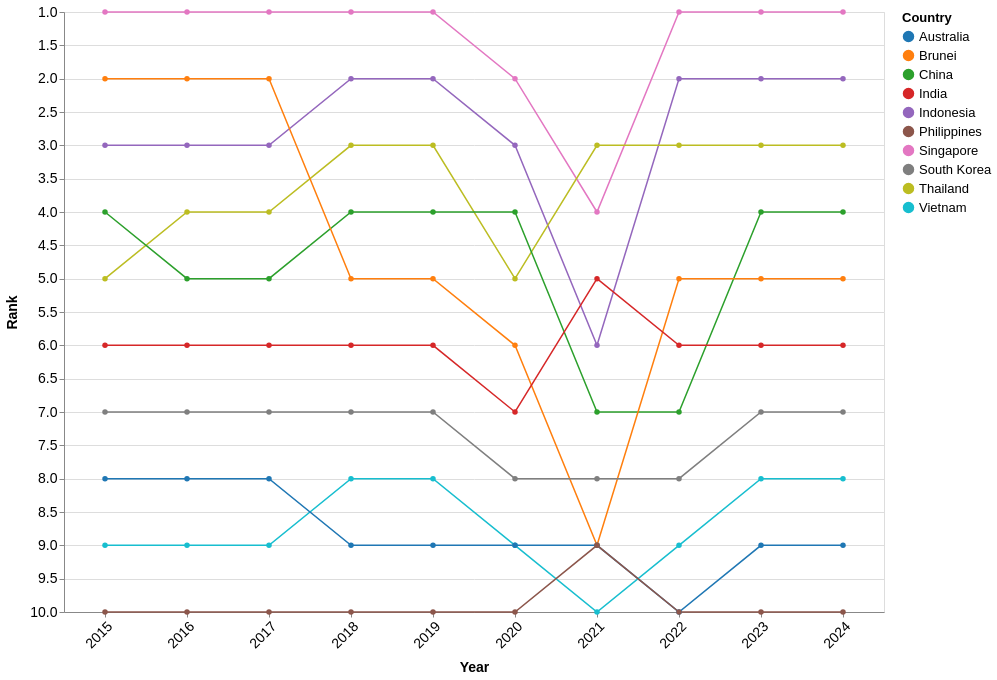

Write the Vega-Lite specification saved for this chart.
### Vega-Lite specification from a JSON file in a GitHub repository (floating-point values rounded to 4 significant figures)
{"$schema": "https://vega.github.io/schema/vega-lite/v5.json", "width": 820, "height": 600, "data": {"values": [{"Country": "Singapore", "year": 2024, "Visitors": 4276007, "rank": 1}, {"Country": "Singapore", "year": 2023, "Visitors": 8308230, "rank": 1}, {"Country": "Singapore", "year": 2022, "Visitors": 5222991, "rank": 1}, {"Country": "Singapore", "year": 2021, "Visitors": 16308, "rank": 4}, {"Country": "Singapore", "year": 2020, "Visitors": 1545255, "rank": 2}, {"Country": "Singapore", "year": 2019, "Visitors": 10163882, "rank": 1}, {"Country": "Singapore", "year": 2018, "Visitors": 10615986, "rank": 1}, {"Country": "Singapore", "year": 2017, "Visitors": 12441713, "rank": 1}, {"Country": "Singapore", "year": 2016, "Visitors": 13272961, "rank": 1}, {"Country": "Singapore", "year": 2015, "Visitors": 12930754, "rank": 1}, {"Country": "Indonesia", "year": 2024, "Visitors": 1786630, "rank": 2}, {"Country": "Indonesia", "year": 2023, "Visitors": 3108165, "rank": 2}, {"Country": "Indonesia", "year": 2022, "Visitors": 1481739, "rank": 2}, {"Country": "Indonesia", "year": 2021, "Visitors": 11025, "rank": 6}, {"Country": "Indonesia", "year": 2020, "Visitors": 711723, "rank": 3}, {"Country": "Indonesia", "year": 2019, "Visitors": 3623277, "rank": 2}, {"Country": "Indonesia", "year": 2018, "Visitors": 3277689, "rank": 2}, {"Country": "Indonesia", "year": 2017, "Visitors": 2796570, "rank": 3}, {"Country": "Indonesia", "year": 2016, "Visitors": 3049964, "rank": 3}, {"Country": "Indonesia", "year": 2015, "Visitors": 2788033, "rank": 3}, {"Country": "Thailand", "year": 2024, "Visitors": 813783, "rank": 3}, {"Country": "Thailand", "year": 2023, "Visitors": 1551282, "rank": 3}, {"Country": "Thailand", "year": 2022, "Visitors": 715528, "rank": 3}, {"Country": "Thailand", "year": 2021, "Visitors": 59607, "rank": 3}, {"Country": "Thailand", "year": 2020, "Visitors": 394413, "rank": 5}, {"Country": "Thailand", "year": 2019, "Visitors": 1884306, "rank": 3}, {"Country": "Thailand", "year": 2018, "Visitors": 1914692, "rank": 3}, {"Country": "Thailand", "year": 2017, "Visitors": 1836522, "rank": 4}, {"Country": "Thailand", "year": 2016, "Visitors": 1780800, "rank": 4}, {"Country": "Thailand", "year": 2015, "Visitors": 1343569, "rank": 5}, {"Country": "China", "year": 2024, "Visitors": 1449711, "rank": 4}, {"Country": "China", "year": 2023, "Visitors": 1474114, "rank": 4}, {"Country": "China", "year": 2022, "Visitors": 211363, "rank": 7}, {"Country": "China", "year": 2021, "Visitors": 7701, "rank": 7}, {"Country": "China", "year": 2020, "Visitors": 405149, "rank": 4}, {"Country": "China", "year": 2019, "Visitors": 3114257, "rank": 4}, {"Country": "China", "year": 2018, "Visitors": 2944133, "rank": 4}, {"Country": "China", "year": 2017, "Visitors": 2281666, "rank": 5}, {"Country": "China", "year": 2016, "Visitors": 2124942, "rank": 5}, {"Country": "China", "year": 2015, "Visitors": 1677163, "rank": 4}, {"Country": "Brunei", "year": 2024, "Visitors": 565999, "rank": 5}, {"Country": "Brunei", "year": 2023, "Visitors": 811833, "rank": 5}, {"Country": "Brunei", "year": 2022, "Visitors": 301757, "rank": 5}, {"Country": "Brunei", "year": 2021, "Visitors": 773, "rank": 9}, {"Country": "Brunei", "year": 2020, "Visitors": 136020, "rank": 6}, {"Country": "Brunei", "year": 2019, "Visitors": 1216123, "rank": 5}, {"Country": "Brunei", "year": 2018, "Visitors": 1382031, "rank": 5}, {"Country": "Brunei", "year": 2017, "Visitors": 1660506, "rank": 2}, {"Country": "Brunei", "year": 2016, "Visitors": 1391016, "rank": 2}, {"Country": "Brunei", "year": 2015, "Visitors": 1133555, "rank": 2}, {"Country": "India", "year": 2024, "Visitors": 537493, "rank": 6}, {"Country": "India", "year": 2023, "Visitors": 671846, "rank": 6}, {"Country": "India", "year": 2022, "Visitors": 324548, "rank": 6}, {"Country": "India", "year": 2021, "Visitors": 3916, "rank": 5}, {"Country": "India", "year": 2020, "Visitors": 155883, "rank": 7}, {"Country": "India", "year": 2019, "Visitors": 735309, "rank": 6}, {"Country": "India", "year": 2018, "Visitors": 600311, "rank": 6}, {"Country": "India", "year": 2017, "Visitors": 552739, "rank": 6}, {"Country": "India", "year": 2016, "Visitors": 638578, "rank": 6}, {"Country": "India", "year": 2015, "Visitors": 722141, "rank": 6}, {"Country": "South Korea", "year": 2024, "Visitors": 232711, "rank": 7}, {"Country": "South Korea", "year": 2023, "Visitors": 400853, "rank": 7}, {"Country": "South Korea", "year": 2022, "Visitors": 146384, "rank": 8}, {"Country": "South Korea", "year": 2021, "Visitors": 3028, "rank": 8}, {"Country": "South Korea", "year": 2020, "Visitors": 119750, "rank": 8}, {"Country": "South Korea", "year": 2019, "Visitors": 673065, "rank": 7}, {"Country": "South Korea", "year": 2018, "Visitors": 616783, "rank": 7}, {"Country": "South Korea", "year": 2017, "Visitors": 484528, "rank": 7}, {"Country": "South Korea", "year": 2016, "Visitors": 444439, "rank": 7}, {"Country": "South Korea", "year": 2015, "Visitors": 421161, "rank": 7}, {"Country": "Vietnam", "year": 2024, "Visitors": 137344, "rank": 8}, {"Country": "Vietnam", "year": 2023, "Visitors": 286083, "rank": 8}, {"Country": "Vietnam", "year": 2022, "Visitors": 123931, "rank": 9}, {"Country": "Vietnam", "year": 2021, "Visitors": 14136, "rank": 10}, {"Country": "Vietnam", "year": 2020, "Visitors": 71622, "rank": 9}, {"Country": "Vietnam", "year": 2019, "Visitors": 892716, "rank": 8}, {"Country": "Vietnam", "year": 2018, "Visitors": 786327, "rank": 8}, {"Country": "Vietnam", "year": 2017, "Visitors": 638135, "rank": 9}, {"Country": "Vietnam", "year": 2016, "Visitors": 703737, "rank": 9}, {"Country": "Vietnam", "year": 2015, "Visitors": 646891, "rank": 9}, {"Country": "Australia", "year": 2024, "Visitors": 159318, "rank": 9}, {"Country": "Australia", "year": 2023, "Visitors": 276477, "rank": 9}, {"Country": "Australia", "year": 2022, "Visitors": 118598, "rank": 10}, {"Country": "Australia", "year": 2021, "Visitors": 33451, "rank": 9}, {"Country": "Australia", "year": 2020, "Visitors": 195146, "rank": 9}, {"Country": "Australia", "year": 2019, "Visitors": 1282782, "rank": 9}, {"Country": "Australia", "year": 2018, "Visitors": 1034871, "rank": 9}, {"Country": "Australia", "year": 2017, "Visitors": 899202, "rank": 8}, {"Country": "Australia", "year": 2016, "Visitors": 737115, "rank": 8}, {"Country": "Australia", "year": 2015, "Visitors": 714047, "rank": 8}, {"Country": "Philippines", "year": 2024, "Visitors": 60100, "rank": 10}, {"Country": "Philippines", "year": 2023, "Visitors": 137781, "rank": 10}, {"Country": "Philippines", "year": 2022, "Visitors": 86462, "rank": 10}, {"Country": "Philippines", "year": 2021, "Visitors": 10229, "rank": 9}, {"Country": "Philippines", "year": 2020, "Visitors": 53889, "rank": 10}, {"Country": "Philippines", "year": 2019, "Visitors": 1114257, "rank": 10}, {"Country": "Philippines", "year": 2018, "Visitors": 1167375, "rank": 10}, {"Country": "Philippines", "year": 2017, "Visitors": 1066461, "rank": 10}, {"Country": "Philippines", "year": 2016, "Visitors": 1029488, "rank": 10}, {"Country": "Philippines", "year": 2015, "Visitors": 957408, "rank": 10}]}, "mark": {"type": "line", "point": true, "strokeWidth": 1.5}, "encoding": {"x": {"field": "year", "type": "ordinal", "title": "Year", "axis": {"labelOverlap": "parity", "labelAngle": -45}}, "y": {"field": "rank", "type": "quantitative", "title": "Rank", "scale": {"domain": [10, 1], "nice": true}, "axis": {"reverse": true}}, "color": {"field": "Country", "type": "nominal", "scale": {"scheme": "category10"}}, "tooltip": [{"field": "Country", "type": "nominal", "title": "Country"}, {"field": "year", "type": "ordinal", "title": "Year"}, {"field": "rank", "type": "quantitative", "title": "Rank"}, {"field": "Visitors", "type": "quantitative", "title": "Visitors", "format": ","}]}, "config": {"axis": {"labelFontSize": 14, "titleFontSize": 14, "titlePadding": 10}, "legend": {"labelFontSize": 13, "titleFontSize": 13, "labelPadding": 10}, "tooltip": {"labelFontSize": 15, "titleFontSize": 15}}}
